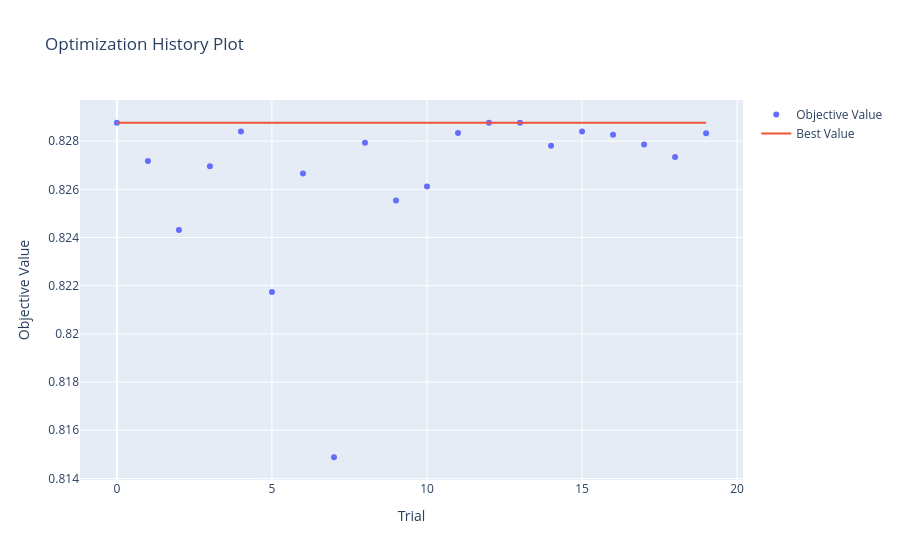

Source (notebook cell):
### Code cell
# 1. Optimization History
plot_optimization_history(study2).show()

### Figure 1 — Plotly figure (JSON) as saved in the notebook; plotly's stock layout.template omitted (floating-point values rounded to 4 significant figures)
{"data": [{"mode": "markers", "name": "Objective Value", "type": "scatter", "x": [0, 1, 2, 3, 4, 5, 6, 7, 8, 9, 10, 11, 12, 13, 14, 15, 16, 17, 18, 19], "y": [0.8288, 0.8272, 0.8243, 0.827, 0.8284, 0.8217, 0.8267, 0.8149, 0.8279, 0.8255, 0.8261, 0.8283, 0.8288, 0.8288, 0.8278, 0.8284, 0.8283, 0.8279, 0.8273, 0.8283]}, {"mode": "lines", "name": "Best Value", "type": "scatter", "x": [0, 1, 2, 3, 4, 5, 6, 7, 8, 9, 10, 11, 12, 13, 14, 15, 16, 17, 18, 19], "y": [0.8288, 0.8288, 0.8288, 0.8288, 0.8288, 0.8288, 0.8288, 0.8288, 0.8288, 0.8288, 0.8288, 0.8288, 0.8288, 0.8288, 0.8288, 0.8288, 0.8288, 0.8288, 0.8288, 0.8288]}, {"marker": {"color": "#cccccc"}, "mode": "markers", "name": "Infeasible Trial", "showlegend": false, "type": "scatter", "x": [], "y": []}], "layout": {"title": {"text": "Optimization History Plot"}, "xaxis": {"title": {"text": "Trial"}}, "yaxis": {"title": {"text": "Objective Value"}}}}
